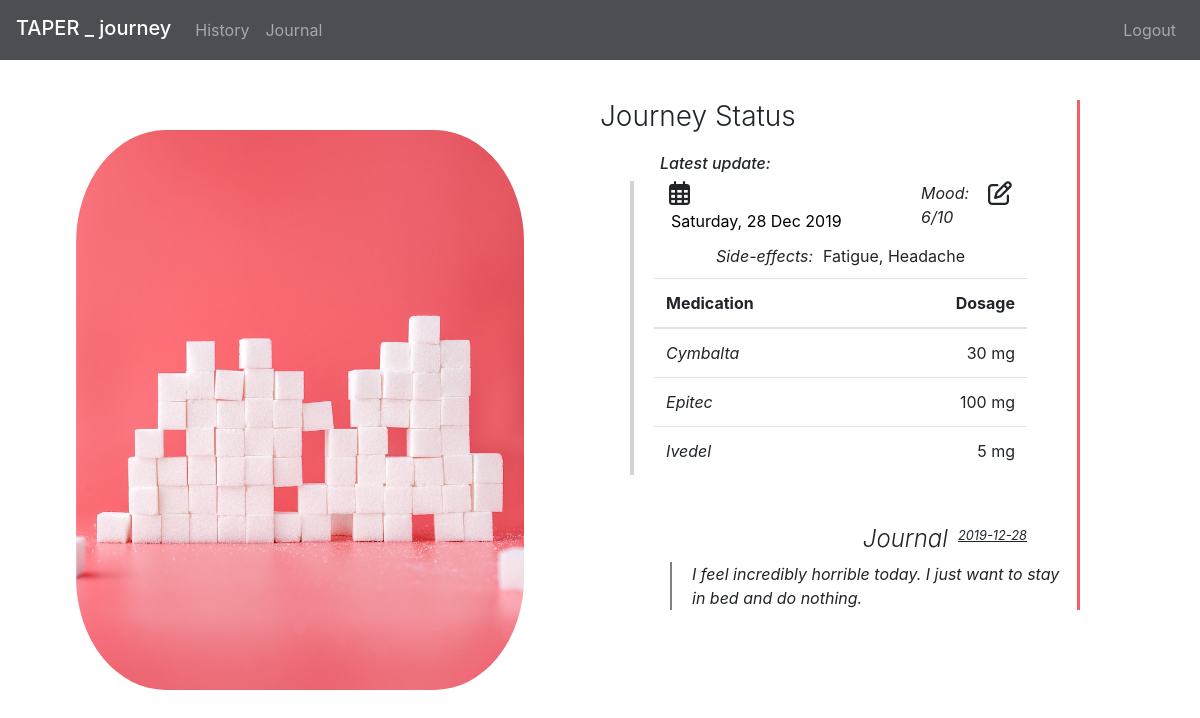
The page / (signed in) on the database its author committed.
### tables this page shows
CREATE TABLE 'entries' ('id' integer PRIMARY KEY AUTOINCREMENT NOT NULL,'drugs' text,'doses' text, 'mood' smallint, 'side_effects' text, 'journal' text, 'user_id' integer NOT NULL, 'entry_date' date NOT NULL);

### application.py (the view)
@app.route("/")
@signin_required
def index():
    if not db.execute("SELECT * FROM entries WHERE user_id=?", session["user_id"]):
        drug_options = ["Cymbalta", "Epitec", "Abilify", "Ivedel"]
        side_effect_options = ["Fatigue", "Nausea", "Headache", "Weight-gain", "Weight-los", "Mania", "Insomnia"]
        pageData = {"drug_options": drug_options, "side_effect_options": side_effect_options}
        data = {"date": '', "drugInfo": [], "mood": '', "side_effedts": '', "side_effect_options": side_effect_options, "drug_options":drug_options,  "journal": '', "journal_date": ''}
        print(f"{data}")
        return render_template("home.html", page_data=data)
    else:
        drugInfo = [];
        row = db.execute("SELECT * FROM entries WHERE user_id=? ORDER BY entry_date DESC", session["user_id"])
        dateHTML = datetime.strptime(row[0]["entry_date"], "%Y-%m-%d").strftime("%A, %d %b %Y")
        print(f"{row[0]['drugs']}")
        print(f"{dateHTML}")
        drugs = []
        doses=[]
        mood = ''
        side_effects = ''
        if row[0]["drugs"]:
            drugs = row[0]["drugs"].split(",")
            doses = row[0]["doses"].split(",")
            side_effects = row[0]["side_effects"]
            mood = row[0]["mood"]
        journal_date=''
        journal = ''
        if not row[0]["journal"]:
            row2 = db.execute("SELECT journal, entry_date From entries WHERE user_id=? AND journal IS NOT NULL ORDER BY entry_date DESC" , (session["user_id"]))
            if not row2:
                journal: ""
            else:
                journal =row2[0]["journal"]
                journal_date = row2[0]["entry_date"]
        else:
            journal = row[0]["journal"]
            journal_date = row[0]["entry_date"]
        for i in range(len(drugs)):
            drugEntry = {"drug":  drugs[i], "dose": doses[i]}
            drugInfo.append(drugEntry)
        drug_options = ["Cymbalta", "Epitec", "Abilify", "Ivedel"]
        side_effect_options = ["Fatigue", "Nausea", "Headache", "Weight-gain", "Weight-los", "Mania", "Insomnia"]
        pageData = {"drug_options": drug_options, "side_effect_options": side_effect_options}
        data = {"date": dateHTML, "drugInfo": drugInfo, "mood": mood, "side_effects": side_effects, "side_effect_options": side_effect_options, "drug_options":drug_options,  "journal": journal, "journal_date": journal_date,"pageData": pageData}
        print(f"{data}")
        return render_template("home.html", page_data=data)

### application.py (called while the page is built)
@app.after_request
def after_request(response):
    response.headers["Cache-Control"] = "no-cache, no-store, must-revalidate"
    response.headers["Expires"] = 0
    response.headers["Pragma"] = "no-cache"
    return response

### helpers.py (called while the page is built)
def signin_required(f):
    @wraps(f)
    def decorated_function(*args, **kwargs):
        if session.get("user_id") is None:
            return redirect("/signin")
        return f(*args, **kwargs)
    return decorated_function

### templates/home.html (shortened to what this page needs)
{% extends "layout.html" %}
{% block main %}
<div class="split left">
    <div style="height:100vh" class="img-container centered-all">
        <img  src='../static/img/img_splitscreen_01.jpg' style="height:70%; margin: 50px">
    </div>
</div>
<div class="split right" id="latestData">
    <div class="wrapper">
        <h3 style="margin-bottom: 20px" class="font-weight-light" >Journey Status</h3>
        <h6 class="push-right" style="font-style:italic; margin-left: 60px">Latest update:</h6>
        <div id="borderContainer">
            <div class="container">
                <div><i style = "margin-right: 10px" class="far fa-calendar-alt"></i><input  id="latestDate"  autocomplete="off"></div>
                <div style="font-style:italic">Mood: <span id="mood2">{{page_data.mood}}</span>/10</div>
                <i class="far fa-edit icon-btn"  id="showDrugdata" data-toggle="modal" data-target="#trackDrugsModal"></i>
            </div>
            <div class="containter">
                <div align=center style="margin-bottom: 10px" ><em style="margin-right: 10px">Side-effects:</em>{{ page_data.side_effects | replace(",", ", ") }}</div>
            </div>
            <table id="latestSummaryTable" class="table table-hover">
                <thead>
                    <tr>
                        <th >Medication</th>
                        <th class="text-right">Dosage</th>
                    </tr>
                </thead>
                <tbody>
                    {% for row in page_data.drugInfo %}
                    <tr onMouseOver="this.style.backgroundColor='rgba(242, 95,105, 0.4)'"
                        onMouseOut="this.style.backgroundColor='transparent'" >
                        <td>{{ row.drug }} </th>
                        <td align="right">{{ row.dose }} mg</td>
                    </tr>
                    {% endfor %}
                </tbody>
            </table>
        </div>
        {% if page_data.journal != "" %}
        <div id = "journalContainer" style="padding-right:20px; margin-right:30px">
            <h4 class="font-weight-light" style="margin-right: 10px">Journal</h4>
            <p>{{ page_data.journal_date }}</p>
        </div>
        <p id="journal_b" class="no-wrap">{{ page_data.journal }}</p>
        {% endif %}
    </div>
</div>
<section class="container py-5">
</section>
{% endblock %}

### static/styles.css (style rules this page uses)
body, html { margin: 0px; padding: 0px; }
* { box-sizing: border-box; }
input { box-shadow: 0px 0px 4px gray; }
.split { height: 100%; width: 50%; position: fixed; top: 0px; margin-top: 80px; overflow-x: hidden; }
.left { left: 0; }
.right { right: 0; }
.centered-all { position: absolute; top: 50%; left: 50%; transform: translate(-50%, -50%); text-align: center; }
.img-container img { border-radius: 20%; }
input, select { box-shadow: none; }
i { display: inline-block; margin: 10px padding: 10px; font-size: 1.5em; }
.icon-btn { font-size: 1.5rem; cursor: pointer; transition: all 0.3s; }
.container { display: flex; justify-content: space-between; align-items: flex-center; margin-bottom: 10px; }
i { display: block; }
.wrapper { width: 80%; }
.wrapper h3 { margin-bottom: 20px; }
#latestSummaryTable { width: 100%; }
#latestDate { outline:none; border:none; }
#latestData { margin-top: 100px; }
#journalContainer { display: flex; justify-content: flex-end; align-items: flex-end; margin-top: 50px; padding-right: 20px: margin-right: 30px; }
.wrapper { border-right: 3px solid rgba(242, 95,105, 1); }
#journal_b { font-style: italic; margin-left: 70px; padding-left: 20px; border-left: 2px solid gray; }
#journalContainer h4 { font-style: italic; }
#journalContainer p { font-style: italic; font-size: 0.8em; text-decoration: underline; }
#borderContainer { border-left: 4px solid lightGray; margin-left: 30px; margin-right:30px; padding-left: 20px; padding-right: 20px; }
#historyTable th, td:first-child { font-style:italic; }

### rows shown on the page
entries: mood "6", side_effects "Fatigue, Headache", journal_date "2019-12-28", journal "I feel incredibly horrible today. I just want to stay in bed and do nothing."

### other values the page prints
{{ row.drug }} "Cymbalta" "Epitec" "Ivedel"
{{ row.dose }} "30" "100" "5"
